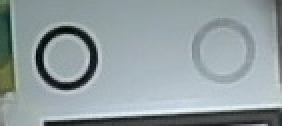
#> input picture Exercise/tsmall2.jpg, 141 x 63 px (shown 2 times larger)
$ python wayold-for-C.py
#> lines starting #> are read from the running program, lines starting #| are printed output that depends on the picture; after the words box and inside, x2 and y2 are one past the last pixel; in counts of white or black regions, pixels touching at a corner belong together; long printed decimals are rounded
import cv2
import numpy as np

# 读取图像
image = cv2.imread('tsmall2.jpg')
#> image is the input picture: shape (63, 141, 3); mean B, G, R 160.4, 157.3, 145.5
gray = cv2.cvtColor(image, cv2.COLOR_BGR2GRAY)

# 高斯模糊
blurred = cv2.GaussianBlur(gray, (5, 5), 0)
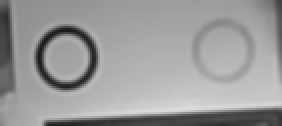
#> blurred: shape (63, 141) (shown 2 times larger); min 26, max 222, mean 154.1
#cv2.imshow('blurred', blurred)
# 边缘检测
edges = cv2.Canny(blurred, 50, 150)
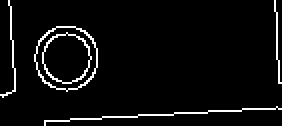
#> edges: shape (63, 141) (shown 2 times larger); 4.7% white in thin lines or dots

kernel = cv2.getStructuringElement(cv2.MORPH_RECT, (3, 3))  # 定义结构元素
dilated = cv2.dilate(edges, kernel, iterations=1)  # 膨胀操作
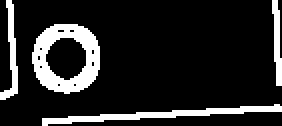
#> dilated: shape (63, 141) (shown 2 times larger); 14.8% white; 4 white regions
#cv2.imshow('dilated', dilated)

# 查找所有轮廓
contours, hierarchy = cv2.findContours(dilated, cv2.RETR_EXTERNAL, cv2.CHAIN_APPROX_SIMPLE)
#> contours = 4 contours; box (x1, y1, x2, y2) and area: (16, 12, 50, 47) 914, (21, 52, 141, 63) 256, (0, 0, 9, 50) 118, (136, 0, 141, 43) 88

# 找到最大的轮廓（外框）
outer_contour = max(contours, key=cv2.contourArea)
#> outer_contour = contour of 46 points, box (x1, y1, x2, y2) (16, 12, 50, 47), area 914
# 拟合外部椭圆
if len(outer_contour) >= 5:  # 至少需要5个点才能拟合椭圆
    outer_ellipse = cv2.fitEllipse(outer_contour)
#> outer_ellipse = ((32.87, 28.55), (33.99, 34.85), 9.03)
    # 绘制外部椭圆
    cv2.ellipse(image, outer_ellipse, (0, 255, 0), 2)
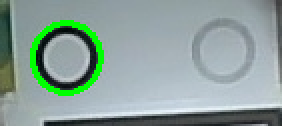
#> image: shape (63, 141, 3) (shown 2 times larger); 3.7% of pixels changed, all inside (x1, y1, x2, y2) = (15, 10, 52, 48)
    # 获取外部椭圆参数
    (outer_center, outer_axes, outer_angle) = outer_ellipse
#> outer_center = (32.87, 28.55); outer_axes = (33.99, 34.85); outer_angle = 9.03

    # 创建mask，只保留外框内部稍小的区域
    mask = np.zeros_like(gray)
    cv2.ellipse(mask, outer_ellipse, 255, -1)
#> mask: shape (63, 141); 11.1% white; 1 white region, box (x1, y1, x2, y2) and area: (16, 11, 51, 47) 984

    # 收缩mask
    kernel = np.ones((5,5), np.uint8)
    mask = cv2.erode(mask, kernel, iterations=1)
#> mask: shape (63, 141); 8.1% white; 1 white region, box (x1, y1, x2, y2) and area: (18, 13, 49, 45) 716

    # 在mask区域内寻找内框
    edges_roi = cv2.bitwise_and(edges, edges, mask=mask)
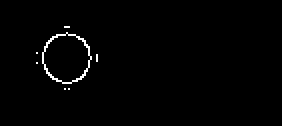
#> edges_roi: shape (63, 141) (shown 2 times larger); 1.1% white in thin lines or dots, all inside (x1, y1, x2, y2) = (18, 13, 49, 45)
    contours_inner, _ = cv2.findContours(edges_roi, cv2.RETR_EXTERNAL, cv2.CHAIN_APPROX_SIMPLE)
#> contours_inner = 7 contours, 6 with area under 20; largest, box (x1, y1, x2, y2) and area: (21, 16, 46, 42) 457

    if contours_inner:
        # 找到最大的内轮廓
        inner_contour = max(contours_inner, key=cv2.contourArea)
#> inner_contour = contour of 43 points, box (x1, y1, x2, y2) (21, 16, 46, 42), area 457
        if len(inner_contour) >= 5:  # 至少需要5个点才能拟合椭圆
            inner_ellipse = cv2.fitEllipse(inner_contour)
#> inner_ellipse = ((32.84, 28.59), (23.81, 24.66), 178.2)
            # 绘制内部椭圆
            cv2.ellipse(image, inner_ellipse, (255, 0, 0), 2)
            # 获取内部椭圆参数
            (inner_center, inner_axes, inner_angle) = inner_ellipse
#> inner_center = (32.84, 28.59); inner_axes = (23.81, 24.66); inner_angle = 178.2

            # 计算中间椭圆的参数
            middle_center = ((outer_center[0] + inner_center[0])/2,
                           (outer_center[1] + inner_center[1])/2)
#> middle_center = (32.85, 28.57)
            middle_axes = ((outer_axes[0] + inner_axes[0])/2,
                         (outer_axes[1] + inner_axes[1])/2)
#> middle_axes = (28.9, 29.76)
            middle_angle = (outer_angle + inner_angle)/2
#> middle_angle = 93.62

            # 绘制中间椭圆
            middle_ellipse = (middle_center, middle_axes, middle_angle)
#> middle_ellipse = ((32.85, 28.57), (28.9, 29.76), 93.62)
            cv2.ellipse(image, middle_ellipse, (0, 255, 255), 2)

            # 标记椭圆中心点
            cv2.circle(image, (int(outer_center[0]), int(outer_center[1])), 5, (0, 0, 255), -1)
#> image: shape (63, 141, 3); mean B, G, R 154.8, 162.2, 145.7
            cv2.circle(image, (int(middle_center[0]), int(middle_center[1])), 5, (255, 0, 255), -1)
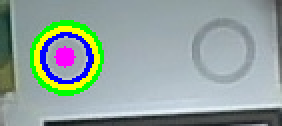
#> image: shape (63, 141, 3) (shown 2 times larger); mean B, G, R 157.1, 162.2, 145.7
            cv2.circle(image, (int(inner_center[0]), int(inner_center[1])), 5, (0, 255, 255), -1)
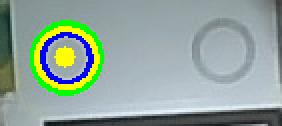
#> image: shape (63, 141, 3) (shown 2 times larger); 0.91% of pixels changed, all inside (x1, y1, x2, y2) = (27, 23, 38, 34)

            # 打印椭圆信息
            print("外部椭圆:")
            print(f"中心点: {outer_center}")
#| 中心点: (32.871, 28.554)
            print(f"长轴和短轴: {outer_axes}")
#| 长轴和短轴: (33.986, 34.853)
            print(f"旋转角度: {outer_angle}")
#| 旋转角度: 9.033
            print("\n中间椭圆:")
            print(f"中心点: {middle_center}")
#| 中心点: (32.854, 28.573)
            print(f"长轴和短轴: {middle_axes}")
#| 长轴和短轴: (28.898, 29.758)
            print(f"旋转角度: {middle_angle}")
#| 旋转角度: 93.623
            print("\n内部椭圆:")
            print(f"中心点: {inner_center}")
#| 中心点: (32.838, 28.592)
            print(f"长轴和短轴: {inner_axes}")
#| 长轴和短轴: (23.810, 24.662)
            print(f"旋转角度: {inner_angle}")
#| 旋转角度: 178.214

# 显示结果
cv2.imshow('Image with corners', image)
cv2.waitKey(0)
cv2.destroyAllWindows()

$ run again, with Exercise/mouse.jpg copied over Exercise/tsmall2.jpg
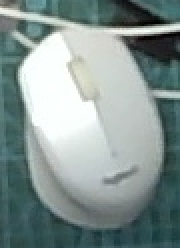
#> input picture Exercise/mouse.jpg, 90 x 124 px (shown 2 times larger)
#> image is the input picture: shape (124, 90, 3); mean B, G, R 145.5, 147.8, 132.2
#> `edges = cv2.Canny(blurred, 50, 150)`:
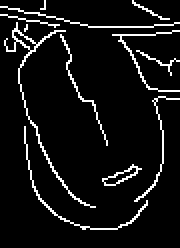
#> edges: shape (124, 90) (shown 2 times larger); 7.2% white in thin lines or dots
#> dilated: shape (124, 90); 22.8% white; 2 white regions
#> contours = 1 contour; box (x1, y1, x2, y2) and area: (0, 0, 90, 116) 6968
#> outer_contour = contour of 235 points, box (x1, y1, x2, y2) (0, 0, 90, 116), area 6968
#> outer_ellipse = ((45.07, 49.43), (82.98, 132.1), 174.2)
#> outer_center = (45.07, 49.43); outer_axes = (82.98, 132.1); outer_angle = 174.2
#> edges_roi: shape (124, 90); 5.1% white in thin lines or dots, all inside (x1, y1, x2, y2) = (7, 0, 85, 104)
#> contours_inner = 14 contours, 12 with area under 20; largest, box (x1, y1, x2, y2) and area: (51, 82, 71, 93) 70, (8, 15, 48, 104) 46
#> inner_contour = contour of 30 points, box (x1, y1, x2, y2) (51, 82, 71, 93), area 70
#> inner_ellipse = ((59.97, 87.68), (5.19, 20.81), 65.73)
#> inner_center = (59.97, 87.68); inner_axes = (5.19, 20.81); inner_angle = 65.73
#> middle_center = (52.52, 68.55)
#> middle_axes = (44.09, 76.44)
#> middle_angle = 120
#> middle_ellipse = ((52.52, 68.55), (44.09, 76.44), 120)
#> `cv2.circle(image, (int(inner_center[0]), int(inner_center[1])), 5, (0,..`:
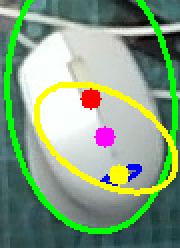
#> image: shape (124, 90, 3) (shown 2 times larger); mean B, G, R 127.6, 159.6, 131.8
#| 中心点: (45.070, 49.425)
#| 长轴和短轴: (82.982, 132.074)
#| 旋转角度: 174.195
#| 中心点: (52.519, 68.552)
#| 长轴和短轴: (44.087, 76.444)
#| 旋转角度: 119.962
#| 中心点: (59.969, 87.679)
#| 长轴和短轴: (5.191, 20.814)
#| 旋转角度: 65.730
